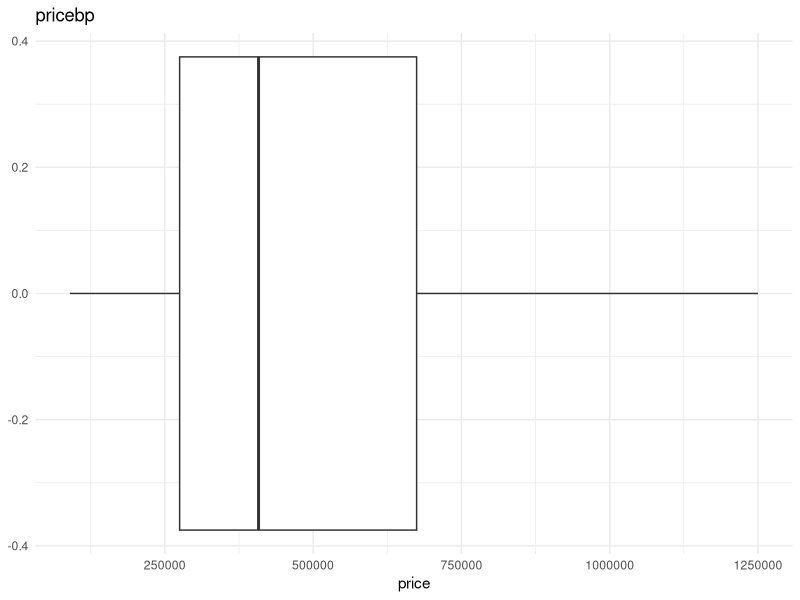

Generate this figure with R: (Note: this script raises an error after producing the figure.)
#Henry Bearden zuf3ys LAB 3
setwd("~/Desktop/SYS3501/Data")
library("ggplot2")
library("dplyr")

library("tidyverse")
homes<-read.csv("housing.csv")

#20
prices <- na.omit(homes$price)
ggplot(homes, aes(x=prices)) + geom_boxplot() + labs(title="pricebp", x="price")+
 theme_minimal()

#21
boxplot.stats(prices)$stats[5]

#22-24
pairs.panels(homes[, c("price", "sqft", "baths","bedrooms")])

#25
bdrms <- na.omit(homes$bedrooms)
ggplot(homes, aes(x=bdrms)) + geom_boxplot()+labs(title="bedroomsbp", x="bedrooms")+
  theme_minimal()

boxplot.stats(bdrms)$stats[1]

#26
homes %>% filter(price == max(price))

which(homes$price == max(homes$price))

#27
homes %>% filter(City == "Oxnard") %>% summarise(total_sum = sum(price, na.rm = TRUE))
#28
cityprice<- homes %>% group_by(City) %>% summarise(total_sum_price = sum(price, na.rm = TRUE))

cityprice %>% filter(total_sum_price == max(total_sum_price))
#29
homes %>% summarise(num_levels = n_distinct(City))
